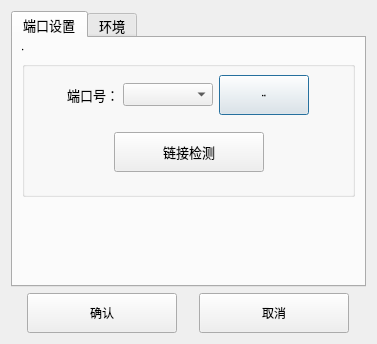
<?xml version="1.0" encoding="UTF-8"?>
<ui version="4.0">
 <class>SettingDialog</class>
 <widget class="QDialog" name="SettingDialog">
  <property name="windowModality">
   <enum>Qt::NonModal</enum>
  </property>
  <property name="geometry">
   <rect>
    <x>0</x>
    <y>0</y>
    <width>377</width>
    <height>344</height>
   </rect>
  </property>
  <property name="windowTitle">
   <string>设置</string>
  </property>
  <property name="styleSheet">
   <string notr="true">/*
* The MIT License (MIT)
*
* Copyright : http://blog.csdn.net/liang19890820
*
* Author : 一去丶二三里
*
* Date : 2016/07/22
*
* Description : 黑色炫酷
*
*/

QLabel{
		color:rgb(175, 175, 175)
}

QToolBar {
		spacing:15 px;
        background: rgb(57, 58, 60);
        border: none;
}
QToolBar::item {
        padding: 5px 10px 5px 10px;
        background: transparent;
}
QToolBar::item:enabled {
        color: rgb(227, 234, 242);
}
QToolBar::item:!enabled {
        color: rgb(155, 155, 155);
}
QToolBar::item:enabled:selected {
        background: rgba(255, 255, 255, 40);
}

/**********子界面背景**********/
QWidget#customWidget {
        background: rgb(68, 69, 73);
}
QInputDialog{
		background: rgb(68, 69, 73);

}
/**********子界面中央背景**********/
QWidget#centerWidget {
        background: rgb(50, 50, 50);
}

/**********主界面样式**********/
QWidget#SettingDialog {
        border: 1px solid rgb(50, 50, 50);
        background: rgb(50, 50, 50);
}

QWidget#messageWidget {
        background: rgba(68, 69, 73, 50%);
}

QWidget#loadingWidget {
        border: none;
        border-radius: 5px;
        background: rgb(50, 50, 50);
}

QWidget#remoteWidget {
        border-top-right-radius: 10px;
        border-bottom-right-radius: 10px;
        border: 1px solid rgb(45, 45, 45);
        background: rgb(50, 50, 50);
}

StyledWidget {
        qproperty-normalColor: white;
        qproperty-disableColor: gray;
        qproperty-highlightColor: rgb(0, 160, 230);
        qproperty-errorColor: red;
}

QProgressIndicator {
        qproperty-color: rgb(175, 175, 175);
}

/**********提示**********/
QToolTip{
        border: 1px solid rgb(45, 45, 45);
        background: white;
        color: black;
}

/**********菜单栏**********/
QMenuBar {
        background: rgb(57, 58, 60);
        border: none;
}
QMenuBar::item {
        padding: 5px 10px 5px 10px;
        background: transparent;
}
QMenuBar::item:enabled {
        color: rgb(227, 234, 242);
}
QMenuBar::item:!enabled {
        color: rgb(155, 155, 155);
}
QMenuBar::item:enabled:selected {
        background: rgba(255, 255, 255, 40);
}

/**********菜单**********/
QMenu {
        border: 1px solid rgb(100, 100, 100);
        background: rgb(68, 69, 73);
}
QMenu::item {
        height: 22px;
        padding: 0px 25px 0px 20px;
}
QMenu::item:enabled {
        color: rgb(225, 225, 225);
}
QMenu::item:!enabled {
        color: rgb(155, 155, 155);
}
QMenu::item:enabled:selected {
        color: rgb(230, 230, 230);
        background: rgba(255, 255, 255, 40);
}
QMenu::separator {
        height: 2px;
        background: rgb(100, 100, 100);
}
QMenu::indicator {
        width: 18px;
        height: 18px;
}
QMenu::icon {
        padding-left: 2px;
        padding-right: 2px;
}

/**********状态栏**********/
QStatusBar {
        background: rgb(57, 58, 60);
}
QStatusBar::item {
        border: none;
        border-right: 1px solid rgb(100, 100, 100);
}

/**********分组框**********/
QGroupBox {
        font-size: 15px;
        border: 1px solid rgb(80, 80, 80);
        border-radius: 4px;
        margin-top: 10px;
}
QGroupBox::title {
        color: rgb(175, 175, 175);
        top: -12px;
        left: 10px;
}

/**********页签项**********/
QTabWidget::pane {
        border: none;
        border-top: 3px solid rgb(0, 160, 230);
        background: rgb(57, 58, 60);
}
QTabWidget::tab-bar {
        border: none;
}
QTabBar::tab {
        border: none;
        border-top-left-radius: 4px;
        border-top-right-radius: 4px;
        color: rgb(175, 175, 175);
        background: rgb(255, 255, 255, 30);
        height: 28px;
        min-width: 85px;
        margin-right: 5px;
        padding-left: 5px;
        padding-right: 5px;
}
QTabBar::tab:hover {
        background: rgb(255, 255, 255, 40);
}
QTabBar::tab:selected {
        color: white;
        background: rgb(0, 160, 230);
}

QTabWidget#tabWidget::pane {
        border: 1px solid rgb(45, 45, 45);
        background: rgb(57, 58, 60);
        margin-top: -1px;
}

QTabBar#tabBar::tab {
        border: 1px solid rgb(45, 45, 45);
        border-bottom: none;
        background: transparent;
}
QTabBar#tabBar::tab:hover {
        color: white;
}
QTabBar#tabBar::tab:selected {
        color: white;
        background: rgb(57, 58, 60);
}

/**********表头**********/
QHeaderView{
        border: none;
        border-bottom: 3px solid rgb(0, 160, 230);
        background: rgb(57, 58, 60);
        min-height: 30px;
}
QHeaderView::section:vertical{
        border: none;
        color: white;
        background: transparent;
        padding-left: 5px;
}
QHeaderView::section:horizontal {
        border: none;
        color: white;
        background: transparent;
        padding-left: 5px;
}
QHeaderView::section:horizontal:hover {
        background: rgb(0, 160, 230);
}
QHeaderView::section:horizontal:pressed {
        background: rgb(0, 180, 255);
}
QHeaderView::up-arrow {
        width: 13px;
        height: 11px;
        padding-right: 5px;
        image: url(:/Black/topArrow);
        subcontrol-position: center right;
}
QHeaderView::up-arrow:hover, QHeaderView::up-arrow:pressed {
        image: url(:/Black/topArrowHover);
}
QHeaderView::down-arrow {
        width: 13px;
        height: 11px;
        padding-right: 5px;
        image: url(:/Black/bottomArrow);
        subcontrol-position: center right;
}
QHeaderView::down-arrow:hover, QHeaderView::down-arrow:pressed {
        image: url(:/Black/bottomArrowHover);
}
/**********列表**********/
QListView{
        border: 1px solid rgb(45, 45, 45);
        background: rgb(57, 58, 60);
        gridline-color: rgb(60, 60, 60);
		color: rgb(150, 150, 150);
}
QListView::item {
        padding-left: 5px;
        padding-right: 5px;
        border: none;
        background: rgb(72, 72, 74);
        border-right: 1px solid rgb(45, 45, 45);
        border-bottom: 1px solid rgb(45, 45, 45);
}
QListView::item:selected {
        background: rgba(255, 255, 255, 40);
}
QListView::item:selected:!active {
        color: white;
}
QListView::indicator {
        width: 20px;
        height: 20px;
}

/**********表格**********/
QTableView {
        border: 1px solid rgb(45, 45, 45);
        background: rgb(57, 58, 60);
        gridline-color: rgb(60, 60, 60);
		color: white;
}
QTableView QTableCornerButton::section {
     background: rgb(57, 58, 60);
}
QTableView::item {
        padding-left: 5px;
        padding-right: 5px;
        border: none;
        background: rgb(72, 72, 74);
        border-right: 1px solid rgb(45, 45, 45);
        border-bottom: 1px solid rgb(45, 45, 45);
}
QTableView::item:selected {
        background: rgba(255, 255, 255, 40);
}
QTableView::item:selected:!active {
        color: white;
}
QTableView::indicator {
        width: 20px;
        height: 20px;
}
QTableView::indicator:enabled:unchecked {
        image: url(:/Black/checkBox);
}
QTableView::indicator:enabled:unchecked:hover {
        image: url(:/Black/checkBoxHover);
}
QTableView::indicator:enabled:unchecked:pressed {
        image: url(:/Black/checkBoxPressed);
}
QTableView::indicator:enabled:checked {
        image: url(:/Black/checkBoxChecked);
}
QTableView::indicator:enabled:checked:hover {
        image: url(:/Black/checkBoxCheckedHover);
}
QTableView::indicator:enabled:checked:pressed {
        image: url(:/Black/checkBoxCheckedPressed);
}
QTableView::indicator:enabled:indeterminate {
        image: url(:/Black/checkBoxIndeterminate);
}
QTableView::indicator:enabled:indeterminate:hover {
        image: url(:/Black/checkBoxIndeterminateHover);
}
QTableView::indicator:enabled:indeterminate:pressed {
        image: url(:/Black/checkBoxIndeterminatePressed);
}

/**********滚动条-水平**********/
QScrollBar:horizontal {
        height: 20px;
        background: transparent;
        margin-top: 3px;
        margin-bottom: 3px;
}
QScrollBar::handle:horizontal {
        height: 20px;
        min-width: 30px;
        background: rgb(68, 69, 73);
        margin-left: 15px;
        margin-right: 15px;
}
QScrollBar::handle:horizontal:hover {
        background: rgb(80, 80, 80);
}
QScrollBar::sub-line:horizontal {
        width: 15px;
        background: transparent;
        image: url(:/Black/arrowLeft);
        subcontrol-position: left;
}
QScrollBar::add-line:horizontal {
        width: 15px;
        background: transparent;
        image: url(:/Black/arrowRight);
        subcontrol-position: right;
}
QScrollBar::sub-line:horizontal:hover {
        background: rgb(68, 69, 73);
}
QScrollBar::add-line:horizontal:hover {
        background: rgb(68, 69, 73);
}
QScrollBar::add-page:horizontal,QScrollBar::sub-page:horizontal {
        background: transparent;
}

/**********滚动条-垂直**********/
QScrollBar:vertical {
        width: 20px;
        background: transparent;
        margin-left: 3px;
        margin-right: 3px;
}
QScrollBar::handle:vertical {
        width: 20px;
        min-height: 30px;
        background: rgb(68, 69, 73);
        margin-top: 15px;
        margin-bottom: 15px;
}
QScrollBar::handle:vertical:hover {
        background: rgb(80, 80, 80);
}
QScrollBar::sub-line:vertical {
        height: 15px;
        background: transparent;
        image: url(:/Black/arrowTop);
        subcontrol-position: top;
}
QScrollBar::add-line:vertical {
        height: 15px;
        background: transparent;
        image: url(:/Black/arrowBottom);
        subcontrol-position: bottom;
}
QScrollBar::sub-line:vertical:hover {
        background: rgb(68, 69, 73);
}
QScrollBar::add-line:vertical:hover {
        background: rgb(68, 69, 73);
}
QScrollBar::add-page:vertical, QScrollBar::sub-page:vertical {
        background: transparent;
}

QScrollBar#verticalScrollBar:vertical {
        margin-top: 30px;
}

/**********下拉列表**********/
QComboBox {
        height: 25px;
        border-radius: 4px;
        border: 1px solid rgb(100, 100, 100);
        background: rgb(72, 72, 73);
}
QComboBox:enabled {
        color: rgb(175, 175, 175);
}
QComboBox:!enabled {
        color: rgb(155, 155, 155);
}
QComboBox:enabled:hover, QComboBox:enabled:focus {
        color: rgb(230, 230, 230);
        background: rgb(68, 69, 73);
}
QComboBox::drop-down {
        width: 20px;
        border: none;
        background: transparent;
}
QComboBox::drop-down:hover {
        background: rgba(255, 255, 255, 30);
}
QComboBox::down-arrow {
        image: url(:/Black/arrowBottom);
}
QComboBox::down-arrow:on {
        /**top: 1px;**/
}
QComboBox QAbstractItemView {
        border: 1px solid rgb(100, 100, 100);
        background: rgb(68, 69, 73);
        outline: none;
}
QComboBox QAbstractItemView::item {
        height: 25px;
        color: rgb(175, 175, 175);
}
QComboBox QAbstractItemView::item:selected {
        background: rgba(255, 255, 255, 40);
        color: rgb(230, 230, 230);
}

/**********进度条**********/
QProgressBar{
        border: none;
        text-align: center;
        color: white;
        background: rgb(48, 50, 51);
}
QProgressBar::chunk {
        background: rgb(0, 160, 230);
}

QProgressBar#progressBar {
        border: none;
        text-align: center;
        color: white;
        background-color: transparent;
        background-image: url(&quot;:/Black/progressBar&quot;);
        background-repeat: repeat-x;
}
QProgressBar#progressBar::chunk {
        border: none;
        background-color: transparent;
        background-image: url(&quot;:/Black/progressBarChunk&quot;);
        background-repeat: repeat-x;
}

/**********复选框**********/
QCheckBox{
        spacing: 5px;
}
QCheckBox:enabled{
        color: rgb(175, 175, 175);
}
QCheckBox:enabled:hover{
        color: rgb(200, 200, 200);
}
QCheckBox:!enabled{
        color: rgb(155, 155, 155);
}
QCheckBox::indicator {
        width: 20px;
        height: 20px;
}
QCheckBox::indicator:unchecked {
        image: url(:/Black/checkBox);
}
QCheckBox::indicator:unchecked:hover {
        image: url(:/Black/checkBoxHover);
}
QCheckBox::indicator:unchecked:pressed {
        image: url(:/Black/checkBoxPressed);
}
QCheckBox::indicator:checked {
        image: url(:/Black/checkBoxChecked);
}
QCheckBox::indicator:checked:hover {
        image: url(:/Black/checkBoxCheckedHover);
}
QCheckBox::indicator:checked:pressed {
        image: url(:/Black/checkBoxCheckedPressed);
}
QCheckBox::indicator:indeterminate {
        image: url(:/Black/checkBoxIndeterminate);
}
QCheckBox::indicator:indeterminate:hover {
        image: url(:/Black/checkBoxIndeterminateHover);
}
QCheckBox::indicator:indeterminate:pressed {
        image: url(:/Black/checkBoxIndeterminatePressed);
}

/**********单选框**********/
QRadioButton{
        spacing: 5px;
}
QRadioButton:enabled{
        color: rgb(175, 175, 175);
}
QRadioButton:enabled:hover{
        color: rgb(200, 200, 200);
}
QRadioButton:!enabled{
        color: rgb(155, 155, 155);
}
QRadioButton::indicator {
        width: 20px;
        height: 20px;
}
QRadioButton::indicator:unchecked {
        image: url(:/Black/radioButton);
}
QRadioButton::indicator:unchecked:hover {
        image: url(:/Black/radioButtonHover);
}
QRadioButton::indicator:unchecked:pressed {
        image: url(:/Black/radioButtonPressed);
}
QRadioButton::indicator:checked {
        image: url(:/Black/radioButtonChecked);
}
QRadioButton::indicator:checked:hover {
        image: url(:/Black/radioButtonCheckedHover);
}
QRadioButton::indicator:checked:pressed {
        image: url(:/Black/radioButtonCheckedPressed);
}

/**********输入框**********/
QLineEdit {
        border-radius: 4px;
        height: 25px;
        border: 1px solid rgb(100, 100, 100);
        background: rgb(72, 72, 73);
}
QLineEdit:enabled {
        color: rgb(175, 175, 175);
}
QLineEdit:enabled:hover, QLineEdit:enabled:focus {
        color: rgb(230, 230, 230);
}
QLineEdit:!enabled {
        color: rgb(155, 155, 155);
}

/**********文本编辑框**********/
QTextEdit {
        border: 1px solid rgb(45, 45, 45);
        color: rgb(175, 175, 175);
        background: rgb(57, 58, 60);
}

QPlainTextEdit{
        border: 1px solid rgb(45, 45, 45);
        color: rgb(175, 175, 175);
        background: rgb(57, 58, 60);
}

/**********滚动区域**********/
QScrollArea {
        border: 1px solid rgb(45, 45, 45);
        background: rgb(57, 58, 60);
}

/**********滚动区域**********/
QWidget#transparentWidget {
        background: transparent;
}

/**********微调器**********/
QSpinBox {
        border-radius: 4px;
        height: 24px;
        min-width: 40px;
        border: 1px solid rgb(100, 100, 100);
        background: rgb(68, 69, 73);
}
QSpinBox:enabled {
        color: rgb(220, 220, 220);
}
QSpinBox:enabled:hover, QLineEdit:enabled:focus {
        color: rgb(230, 230, 230);
}
QSpinBox:!enabled {
        color: rgb(65, 65, 65);
        background: transparent;
}
QSpinBox::up-button {
        width: 18px;
        height: 12px;
        border-top-right-radius: 4px;
        border-left: 1px solid rgb(100, 100, 100);
        image: url(:/Black/upButton);
        background: rgb(50, 50, 50);
}
QSpinBox::up-button:!enabled {
        border-left: 1px solid gray;
        background: transparent;
}
QSpinBox::up-button:enabled:hover {
        background: rgb(255, 255, 255, 30);
}
QSpinBox::down-button {
        width: 18px;
        height: 12px;
        border-bottom-right-radius: 4px;
        border-left: 1px solid rgb(100, 100, 100);
        image: url(:/Black/downButton);
        background: rgb(50, 50, 50);
}
QSpinBox::down-button:!enabled {
        border-left: 1px solid gray;
        background: transparent;
}
QSpinBox::down-button:enabled:hover {
        background: rgb(255, 255, 255, 30);
}


QDoubleSpinBox {
        border-radius: 4px;
        height: 24px;
        min-width: 40px;
        border: 1px solid rgb(100, 100, 100);
        background: rgb(68, 69, 73);
}
QDoubleSpinBox:enabled {
        color: rgb(220, 220, 220);
}
QDoubleSpinBox:enabled:hover, QLineEdit:enabled:focus {
        color: rgb(230, 230, 230);
}
QDoubleSpinBox:!enabled {
        color: rgb(65, 65, 65);
        background: transparent;
}
QDoubleSpinBox::up-button {
        width: 18px;
        height: 12px;
        border-top-right-radius: 4px;
        border-left: 1px solid rgb(100, 100, 100);
        image: url(:/Black/upButton);
        background: rgb(50, 50, 50);
}
QDoubleSpinBox::up-button:!enabled {
        border-left: 1px solid gray;
        background: transparent;
}
QDoubleSpinBox::up-button:enabled:hover {
        background: rgb(255, 255, 255, 30);
}
QDoubleSpinBox::down-button {
        width: 18px;
        height: 12px;
        border-bottom-right-radius: 4px;
        border-left: 1px solid rgb(100, 100, 100);
        image: url(:/Black/downButton);
        background: rgb(50, 50, 50);
}
QDoubleSpinBox::down-button:!enabled {
        border-left: 1px solid gray;
        background: transparent;
}
QDoubleSpinBox::down-button:enabled:hover {
        background: rgb(255, 255, 255, 30);
}
/**********标签**********/
QLabel#grayLabel {
        color: rgb(175, 175, 175);
}

QLabel#highlightLabel {
        color: rgb(175, 175, 175);
}

QLabel#redLabel {
        color: red;
}

QLabel#grayYaHeiLabel {
        color: rgb(175, 175, 175);
        font-size: 16px;
}

QLabel#blueLabel {
        color: rgb(0, 160, 230);
}

QLabel#listLabel {
        color: rgb(0, 160, 230);
}

QLabel#lineBlueLabel {
        background: rgb(0, 160, 230);
}

QLabel#graySeperateLabel {
        background: rgb(45, 45, 45);
}

QLabel#seperateLabel {
        background: rgb(80, 80, 80);
}

QLabel#radiusBlueLabel {
        border-radius: 15px;
        color: white;
        font-size: 16px;
        background: rgb(0, 160, 230);
}

QLabel#skinLabel[colorProperty=&quot;normal&quot;] {
        color: rgb(175, 175, 175);
}
QLabel#skinLabel[colorProperty=&quot;highlight&quot;] {
        color: rgb(0, 160, 230);
}

QLabel#informationLabel {
        qproperty-pixmap: url(:/Black/information);
}

QLabel#errorLabel {
        qproperty-pixmap: url(:/Black/error);
}

QLabel#successLabel {
        qproperty-pixmap: url(:/Black/success);
}

QLabel#questionLabel {
        qproperty-pixmap: url(:/Black/question);
}

QLabel#warningLabel {
        qproperty-pixmap: url(:/Black/warning);
}

QLabel#groupLabel {
        color: rgb(0, 160, 230);
        border: 1px solid rgb(0, 160, 230);
        font-size: 15px;
        border-top-color: transparent;
        border-right-color: transparent;
        border-left-color: transparent;
}

/**********按钮**********/
QToolButton#nsccButton{
        border: none;
        color: rgb(175, 175, 175);
        background: transparent;
        padding: 10px;
        qproperty-icon: url(:/Black/nscc);
        qproperty-iconSize: 32px 32px;
        qproperty-toolButtonStyle: ToolButtonTextUnderIcon;
}
QToolButton#nsccButton:hover{
        color: rgb(217, 218, 218);
        background: rgb(255, 255, 255, 20);
}

QToolButton#transferButton{
        border: none;
        color: rgb(175, 175, 175);
        background: transparent;
        padding: 10px;
        qproperty-icon: url(:/Black/transfer);
        qproperty-iconSize: 32px 32px;
        qproperty-toolButtonStyle: ToolButtonTextUnderIcon;
}
QToolButton#transferButton:hover{
        color: rgb(217, 218, 218);
        background: rgb(255, 255, 255, 20);
}

/**********按钮**********/
QPushButton{
        border-radius: 4px;
        border: none;
        width: 75px;
        height: 25px;
}
QPushButton:enabled {
        background: rgb(68, 69, 73);
        color: white;
}
QPushButton:!enabled {
        background: rgb(100, 100, 100);
        color: rgb(200, 200, 200);
}
QPushButton:enabled:hover{
        background: rgb(85, 85, 85);
}
QPushButton:enabled:pressed{
        background: rgb(80, 80, 80);
}

QPushButton#blueButton {
        color: white;
}
QPushButton#blueButton:enabled {
        background: rgb(0, 165, 235);
        color: white;
}
QPushButton#blueButton:!enabled {
        background: gray;
        color: rgb(200, 200, 200);
}
QPushButton#blueButton:enabled:hover {
        background: rgb(0, 180, 255);
}
QPushButton#blueButton:enabled:pressed {
        background: rgb(0, 140, 215);
}

QPushButton#selectButton {
        border: none;
        border-radius: none;
        border-left: 1px solid rgb(100, 100, 100);
        image: url(:/Black/scan);
        background: transparent;
        color: white;
}
QPushButton#selectButton:enabled:hover{
        background: rgb(85, 85, 85);
}
QPushButton#selectButton:enabled:pressed{
        background: rgb(80, 80, 80);
}

QPushButton#linkButton {
        background: transparent;
        color: rgb(0, 160, 230);
        text-align:left;
}
QPushButton#linkButton:hover {
        color: rgb(20, 185, 255);
        text-decoration: underline;
}
QPushButton#linkButton:pressed {
        color: rgb(0, 160, 230);
}

QPushButton#transparentButton {
        background: transparent;
}

/*****************标题栏按钮*******************/
QPushButton#minimizeButton {
        border-radius: none;
        border-bottom-left-radius: 4px;
        border-bottom-right-radius: 4px;
        background: rgb(50, 50, 50);
        image: url(:/Black/minimize);
}
QPushButton#minimizeButton:hover {
        background: rgb(60, 60, 60);
        image: url(:/Black/minimizeHover);
}
QPushButton#minimizeButton:pressed {
        background: rgb(55, 55, 55);
        image: url(:/Black/minimizePressed);
}

QPushButton#maximizeButton[maximizeProperty=&quot;maximize&quot;] {
        border-radius: none;
        border-bottom-left-radius: 4px;
        border-bottom-right-radius: 4px;
        background: rgb(50, 50, 50);
        image: url(:/Black/maximize);
}
QPushButton#maximizeButton[maximizeProperty=&quot;maximize&quot;]:hover {
        background: rgb(60, 60, 60);
        image: url(:/Black/maximizeHover);
}
QPushButton#maximizeButton[maximizeProperty=&quot;maximize&quot;]:pressed {
        background: rgb(55, 55, 55);
        image: url(:/Black/maximizePressed);
}

QPushButton#maximizeButton[maximizeProperty=&quot;restore&quot;] {
        border-radius: none;
        border-bottom-left-radius: 4px;
        border-bottom-right-radius: 4px;
        background: rgb(50, 50, 50);
        image: url(:/Black/restore);
}
QPushButton#maximizeButton[maximizeProperty=&quot;restore&quot;]:hover {
        background: rgb(60, 60, 60);
        image: url(:/Black/restoreHover);
}
QPushButton#maximizeButton[maximizeProperty=&quot;restore&quot;]:pressed {
        background: rgb(55, 55, 55);
        image: url(:/Black/restorePressed);
}

QPushButton#closeButton {
        border-radius: none;
        border-bottom-left-radius: 4px;
        border-bottom-right-radius: 4px;
        background: rgb(50, 50, 50);
        image: url(:/Black/close);
}
QPushButton#closeButton:hover {
        background: rgb(60, 60, 60);
        image: url(:/Black/closeHover);
}
QPushButton#closeButton:pressed {
        background: rgb(55, 55, 55);
        image: url(:/Black/closePressed);
}

QPushButton#skinButton {
        border-radius: none;
        border-bottom-left-radius: 4px;
        border-bottom-right-radius: 4px;
        background: rgb(50, 50, 50);
        image: url(:/Black/skin);
}
QPushButton#skinButton:hover {
        background: rgb(60, 60, 60);
        image: url(:/Black/skinHover);
}
QPushButton#skinButton:pressed {
        background: rgb(55, 55, 55);
        image: url(:/Black/skinPressed);
}

QPushButton#feedbackButton {
        border-radius: none;
        border-bottom-left-radius: 4px;
        border-bottom-right-radius: 4px;
        background: rgb(50, 50, 50);
        image: url(:/Black/feedback);
}
QPushButton#feedbackButton:hover {
        background: rgb(60, 60, 60);
        image: url(:/Black/feedbackHover);
}
QPushButton#feedbackButton:pressed {
        background: rgb(55, 55, 55);
        image: url(:/Black/feedbackPressed);
}

QPushButton#closeTipButton {
        border-radius: none;
        border-image: url(:/Black/close);
        background: transparent;
}
QPushButton#closeTipButton:hover {
        border-image: url(:/Black/closeHover);
}
QPushButton#closeTipButton:pressed {
        border-image: url(:/Black/closePressed);
}

QPushButton#changeSkinButton{
        border-radius: 4px;
        border: 2px solid rgb(41, 41, 41);
        background: rgb(51, 51, 51);
}
QPushButton#changeSkinButton:hover{
        border-color: rgb(45, 45, 45);
}
QPushButton#changeSkinButton:pressed, QPushButton#changeSkinButton:checked{
        border-color: rgb(0, 160, 230);
}

QPushButton#transferButton {
        padding-left: 5px;
        padding-right: 5px;
        color: white;
        background: rgb(0, 165, 235);
}
QPushButton#transferButton:hover {
        background: rgb(0, 180, 255);
}
QPushButton#transferButton:pressed {
        background: rgb(0, 140, 215);
}
QPushButton#transferButton[iconProperty=&quot;left&quot;] {
        qproperty-icon: url(:/Black/left);
}
QPushButton#transferButton[iconProperty=&quot;right&quot;] {
        qproperty-icon: url(:/Black/right);
}

QPushButton#openButton {
        border-radius: none;
        image: url(:/Black/open);
        background: transparent;
}
QPushButton#openButton:hover {
        image: url(:/Black/openHover);
}
QPushButton#openButton:pressed {
        image: url(:/Black/openPressed);
}

QPushButton#deleteButton {
        border-radius: none;
        image: url(:/Black/delete);
        background: transparent;
}
QPushButton#deleteButton:hover {
        image: url(:/Black/deleteHover);
}
QPushButton#deleteButton:pressed {
        image: url(:/Black/deletePressed);
}

QPushButton#menuButton {
        text-align: left center;
        padding-left: 3px;
        color: rgb(175, 175, 175);
        border: 1px solid rgb(100, 100, 100);
        background: rgb(72, 72, 73);
}
QPushButton#menuButton::menu-indicator{
        subcontrol-position: right center;
        subcontrol-origin: padding;
        image: url(:/Black/arrowBottom);
        padding-right: 3px;
}</string>
  </property>
  <layout class="QVBoxLayout" name="verticalLayout_2">
   <item>
    <widget class="QTabWidget" name="tabWidget">
     <property name="font">
      <font>
       <family>Arial</family>
       <pointsize>10</pointsize>
      </font>
     </property>
     <property name="currentIndex">
      <number>0</number>
     </property>
     <widget class="QWidget" name="TAB_PortSets">
      <attribute name="title">
       <string>端口设置</string>
      </attribute>
      <layout class="QVBoxLayout" name="verticalLayout">
       <item>
        <widget class="QGroupBox" name="groupBox">
         <property name="minimumSize">
          <size>
           <width>0</width>
           <height>150</height>
          </size>
         </property>
         <property name="font">
          <font>
           <pointsize>-1</pointsize>
          </font>
         </property>
         <property name="title">
          <string>端口</string>
         </property>
         <layout class="QGridLayout" name="gridLayout">
          <item row="0" column="0">
           <layout class="QHBoxLayout" name="horizontalLayout_2">
            <item>
             <spacer name="horizontalSpacer_4">
              <property name="orientation">
               <enum>Qt::Horizontal</enum>
              </property>
              <property name="sizeHint" stdset="0">
               <size>
                <width>40</width>
                <height>20</height>
               </size>
              </property>
             </spacer>
            </item>
            <item>
             <widget class="QLabel" name="label">
              <property name="maximumSize">
               <size>
                <width>50</width>
                <height>16777215</height>
               </size>
              </property>
              <property name="font">
               <font>
                <family>Arial</family>
                <pointsize>10</pointsize>
                <weight>50</weight>
                <bold>false</bold>
               </font>
              </property>
              <property name="text">
               <string>端口号：</string>
              </property>
             </widget>
            </item>
            <item>
             <widget class="QComboBox" name="CB_PortName">
              <property name="minimumSize">
               <size>
                <width>90</width>
                <height>0</height>
               </size>
              </property>
              <property name="maximumSize">
               <size>
                <width>90</width>
                <height>16777215</height>
               </size>
              </property>
              <property name="font">
               <font>
                <family>Arial</family>
                <pointsize>10</pointsize>
               </font>
              </property>
             </widget>
            </item>
            <item>
             <widget class="QPushButton" name="BTN_PortRefrush">
              <property name="minimumSize">
               <size>
                <width>90</width>
                <height>40</height>
               </size>
              </property>
              <property name="maximumSize">
               <size>
                <width>90</width>
                <height>16777215</height>
               </size>
              </property>
              <property name="text">
               <string>端口刷新</string>
              </property>
             </widget>
            </item>
            <item>
             <spacer name="horizontalSpacer_3">
              <property name="orientation">
               <enum>Qt::Horizontal</enum>
              </property>
              <property name="sizeHint" stdset="0">
               <size>
                <width>40</width>
                <height>20</height>
               </size>
              </property>
             </spacer>
            </item>
           </layout>
          </item>
          <item row="1" column="0">
           <layout class="QHBoxLayout" name="horizontalLayout_3">
            <item>
             <spacer name="horizontalSpacer">
              <property name="orientation">
               <enum>Qt::Horizontal</enum>
              </property>
              <property name="sizeHint" stdset="0">
               <size>
                <width>40</width>
                <height>20</height>
               </size>
              </property>
             </spacer>
            </item>
            <item>
             <widget class="QPushButton" name="BTN_ConnectDetect">
              <property name="minimumSize">
               <size>
                <width>150</width>
                <height>0</height>
               </size>
              </property>
              <property name="maximumSize">
               <size>
                <width>200</width>
                <height>40</height>
               </size>
              </property>
              <property name="font">
               <font>
                <family>Arial</family>
                <pointsize>10</pointsize>
               </font>
              </property>
              <property name="text">
               <string>链接检测</string>
              </property>
             </widget>
            </item>
            <item>
             <spacer name="horizontalSpacer_2">
              <property name="orientation">
               <enum>Qt::Horizontal</enum>
              </property>
              <property name="sizeHint" stdset="0">
               <size>
                <width>40</width>
                <height>20</height>
               </size>
              </property>
             </spacer>
            </item>
           </layout>
          </item>
         </layout>
        </widget>
       </item>
       <item>
        <spacer name="verticalSpacer">
         <property name="orientation">
          <enum>Qt::Vertical</enum>
         </property>
         <property name="sizeHint" stdset="0">
          <size>
           <width>20</width>
           <height>40</height>
          </size>
         </property>
        </spacer>
       </item>
      </layout>
     </widget>
     <widget class="QWidget" name="tab_2">
      <attribute name="title">
       <string>环境</string>
      </attribute>
      <layout class="QVBoxLayout" name="verticalLayout_3">
       <item>
        <widget class="QLabel" name="label_2">
         <property name="text">
          <string>&lt;html&gt;&lt;head/&gt;&lt;body&gt;&lt;p align=&quot;center&quot;&gt;&lt;span style=&quot; font-size:xx-large; font-weight:600;&quot;&gt;God's in his heaven&lt;/span&gt;&lt;/p&gt;&lt;p align=&quot;center&quot;&gt;&lt;span style=&quot; font-size:xx-large; font-weight:600;&quot;&gt;all's right with the world&lt;/span&gt;&lt;/p&gt;&lt;/body&gt;&lt;/html&gt;</string>
         </property>
        </widget>
       </item>
      </layout>
     </widget>
    </widget>
   </item>
   <item>
    <layout class="QHBoxLayout" name="horizontalLayout_4">
     <item>
      <widget class="QPushButton" name="BTN_ConfirmSets">
       <property name="minimumSize">
        <size>
         <width>0</width>
         <height>40</height>
        </size>
       </property>
       <property name="maximumSize">
        <size>
         <width>150</width>
         <height>16777215</height>
        </size>
       </property>
       <property name="text">
        <string>确认</string>
       </property>
      </widget>
     </item>
     <item>
      <widget class="QPushButton" name="BTN_CancelSets">
       <property name="minimumSize">
        <size>
         <width>0</width>
         <height>40</height>
        </size>
       </property>
       <property name="maximumSize">
        <size>
         <width>150</width>
         <height>16777215</height>
        </size>
       </property>
       <property name="text">
        <string>取消</string>
       </property>
      </widget>
     </item>
    </layout>
   </item>
  </layout>
 </widget>
 <resources/>
 <connections/>
</ui>
